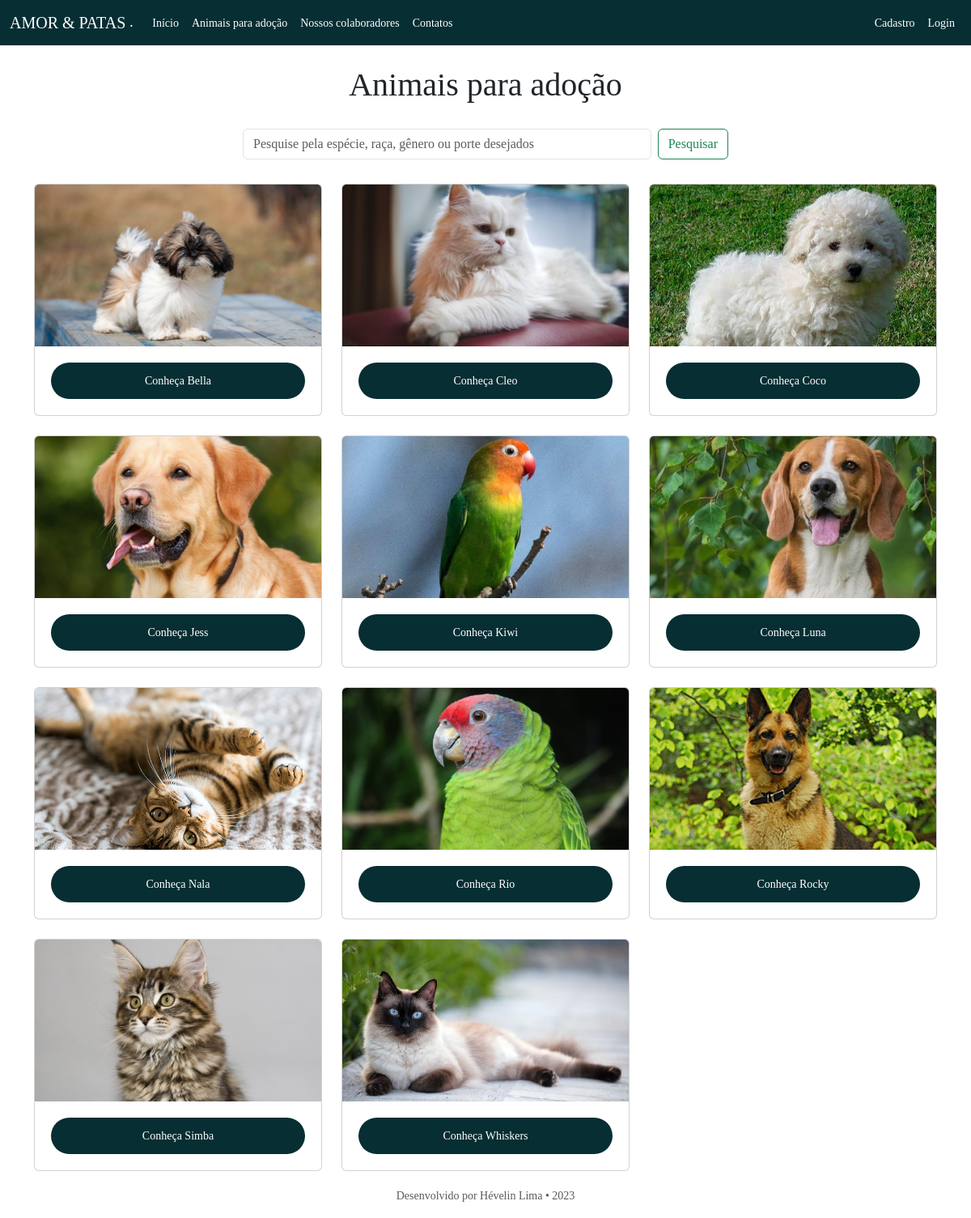
The page /lista_animais/ on the database its author committed.
### animais/models.py (models this page shows, shortened)
class Animais(models.Model):
  vacinacao_choices = [
    ("Sim", "Sim"),
    ("Não", "Não")
  ]
  nome = models.CharField(max_length=100)
  especie = models.ForeignKey(Especies, on_delete=models.DO_NOTHING)
  idade = models.IntegerField(validators=[MinValueValidator(0)], default=1)
  porte = models.ForeignKey(Porte, on_delete=models.DO_NOTHING)
  peso = models.IntegerField(validators=[MinValueValidator(0)], default=1)
  raça = models.ForeignKey(Raca, on_delete=models.DO_NOTHING)
  vacinacao_em_dia = models.CharField(max_length=3, choices=vacinacao_choices, default="Sim")
  cirurgias = models.CharField(max_length=200, default='Nenhuma')
  problemas_de_saude = models.CharField(max_length=200, default='Nenhum')
  medicacoes_atuais = models.CharField(max_length=200, default='Nenhuma')
  genero = models.ForeignKey(Genero, on_delete=models.DO_NOTHING)
  comportamento = models.CharField(max_length=255, default='Comportamento padrão')
  photo = models.ImageField(upload_to='MEDIA_URL', blank=True, null=True)
  class Meta:
    verbose_name = "Animal"
    verbose_name_plural = "Registro de animais"
    ordering = ["nome"]

### base/views.py (the view)
# urls.py: path('lista_animais/', views.lista_animais, name="lista_animais"),
def lista_animais(request):
  animais = Animais.objects.all()
  return render(request, "lista_animais.html", {'animais': animais})

### base/templates/lista_animais.html (shortened to what this page needs)
{% extends "base.html" %}
{% load static %}
{% block 'head' %} <link rel="stylesheet" href="{% static 'css/outros.css' %}"> {% endblock %}
{% block 'principal' %}
  <div class="h1-title">
    <h1 class="text-center">Animais para adoção</h1>
  </div>
  <div class="col-md-6 offset-md-3 search-form">
    <form action="{% url 'base:search_animais' %}" method=POST class="d-flex" role="search" target="_blank">
      <input type="search" name="pesquisa" class="form-control me-2" placeholder="Pesquise pela espécie, raça, gênero ou porte desejados">
      <button class="btn btn-outline-success" type="submit">Pesquisar</button>
    </form>
  </div>
  <div class="container">
    <div class="row row-cols-1 row-cols-md-3 g-4">
      {% for animal in animais %}
        <div class="col">
          <div class="card h-100 card-all">
            <img width="100%" src="{{ animal.photo.url }}" class="card-img-top custom-image" alt="...">
            <a href="{% url 'base:card_animal' animal.id %}" class="btn-enviar text-center">Conheça {{ animal.nome }}</a>
          </div>
        </div>
      {% endfor %}
    </div>
  </div>
{% endblock %}

### templates/base.html (shortened to what this page needs)
{% load static %}
<!doctype html>
<html lang="pt-br">
  <head>
    <link rel="stylesheet" href="https://cdn.jsdelivr.net/gh/devicons/devicon@v2.15.1/devicon.min.css">
    <link href="{% static 'css/bootstrap.min.css' %}" rel="stylesheet">
    <link rel="stylesheet" href="{% static 'css/base.css' %}">
    {% block 'head' %}{% endblock %}
  </head>
  <body>
    <nav class="navbar navbar-expand-lg bg-body-tertiary nav-base">
      <div class="container-fluid">
        <div class="d-flex">
          <a class="navbar-brand a-white" href="{% url 'base:Amor&Patas' %}">AMOR & PATAS ܁</a>
        </div>
        <div class="collapse navbar-collapse" id="navbarTogglerDemo01">
          <div class="navbar-nav">
            <a class="nav-link active a-white" aria-current="page" href="{% url 'base:Amor&Patas' %}">Início</a>
            <a class="nav-link a-white" href="{% url 'base:lista_animais' %}">Animais para adoção</a>
            <a class="nav-link a-white" href="{% url 'colaboradores:lista_colaboradores' %}">Nossos colaboradores</a>
            <a class="nav-link a-white" href="{% url 'base:contactus' %}">Contatos</a>
          </div>
          {% if request.user.is_authenticated %}
            <div class="navbar-nav ms-auto">
              <a class="nav-link a-white">Olá, {{ user.username }}</a>
              <a class="nav-link a-white" href="{% url 'logout' %}">Sair</a>
            </div>
          {% else %}
            <div class="navbar-nav ms-auto">
              <a class="nav-link a-white" href="{% url 'registrar' %}">Cadastro</a>
              <a class="nav-link a-white" href="{% url 'login' %}">Login</a>
            </div>
          {% endif %}
        </div>
      </div>
    </nav>
    {% block 'principal' %}
    {% endblock %}
    <div class="site-footer">
      <div class="container">
        <div class="row text-center">
          <p>Desenvolvido por Hévelin Lima • 2023</p>
        </div>
      </div>
    </div>
  </body>
</html>

### templates/static/css/base.css (style rules this page uses)
body { font-family: "Source Serif 4", serif; line-height: 1.5; background: #ffffff; font-size: 14px; }
.h1-title { margin: 25px; }
.site-footer { font-size: 14px; color: rgba(29, 23, 23, 0.712); line-height: 1.6; padding-top: 20px; }
p { margin-bottom: 0; }
.nav-base { background-color: #072e33 !important; }
a.a-white { color: #fff !important; }

### templates/static/css/outros.css (style rules this page uses)
.h1-title { margin: 25px; }
.btn-enviar { margin: 20px 20px; padding-top: 12px; padding-bottom: 12px; padding-left: 30px; padding-right: 30px; border-radius: 30px; font-size: 14px; background: #072e33; color: #fff; text-decoration: none; transition: all 0.3 ease-in; }
.custom-image { width: 100%; height: 200px; object-fit: cover; }
.search-form { margin-top: 30px; margin-bottom: 30px; }

### rows shown on the page
Animais: photo (picture), nome "Bella"
Animais: photo (picture), nome "Cleo"
Animais: photo (picture), nome "Coco"
Animais: photo (picture), nome "Jess"
Animais: photo (picture), nome "Kiwi"
Animais: photo (picture), nome "Luna"
Animais: photo (picture), nome "Nala"
Animais: photo (picture), nome "Rio"
Animais: photo (picture), nome "Rocky"
Animais: photo (picture), nome "Simba"
Animais: photo (picture), nome "Whiskers"
